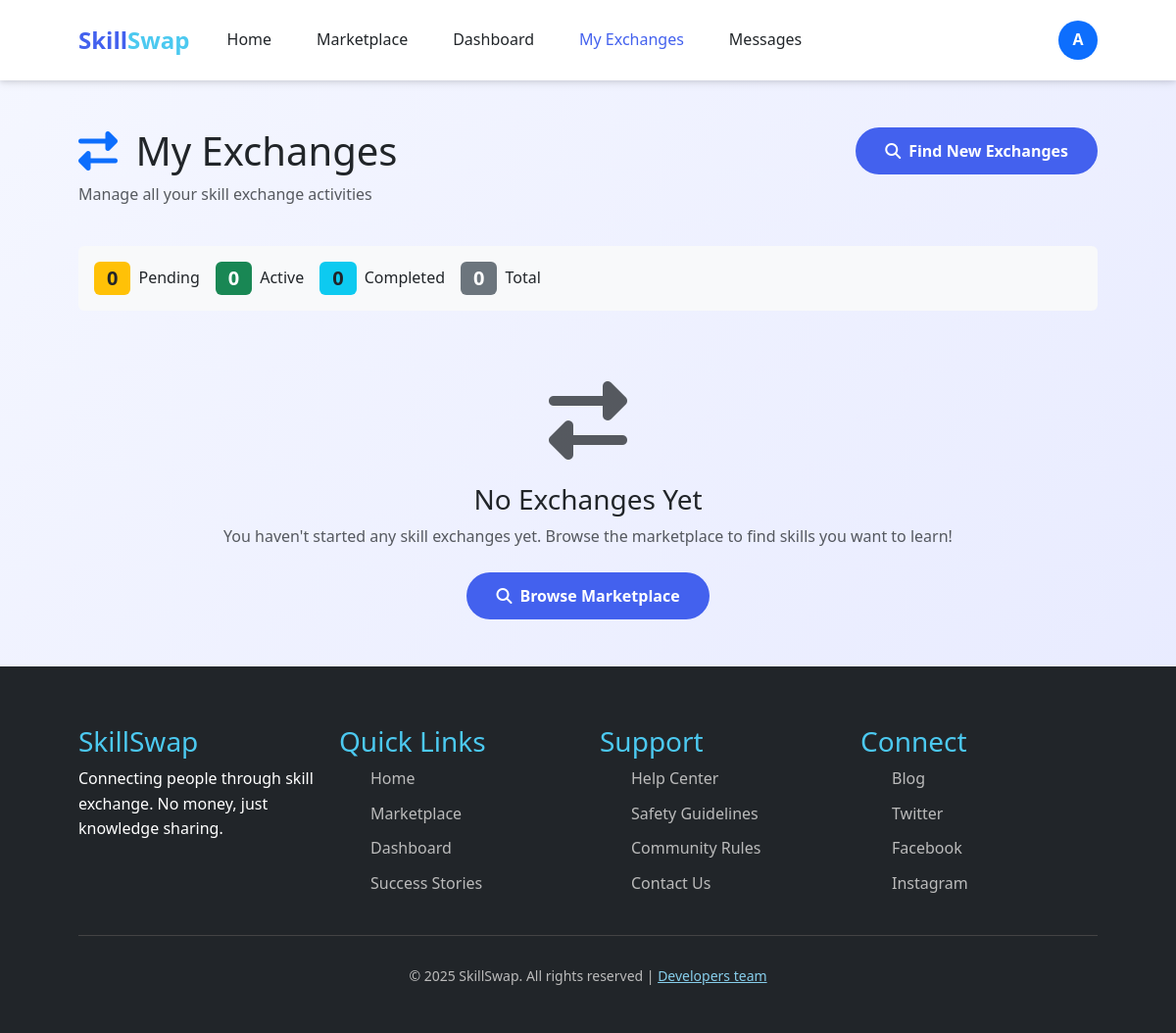
The app's page /exchanges/ (signed in), older data.
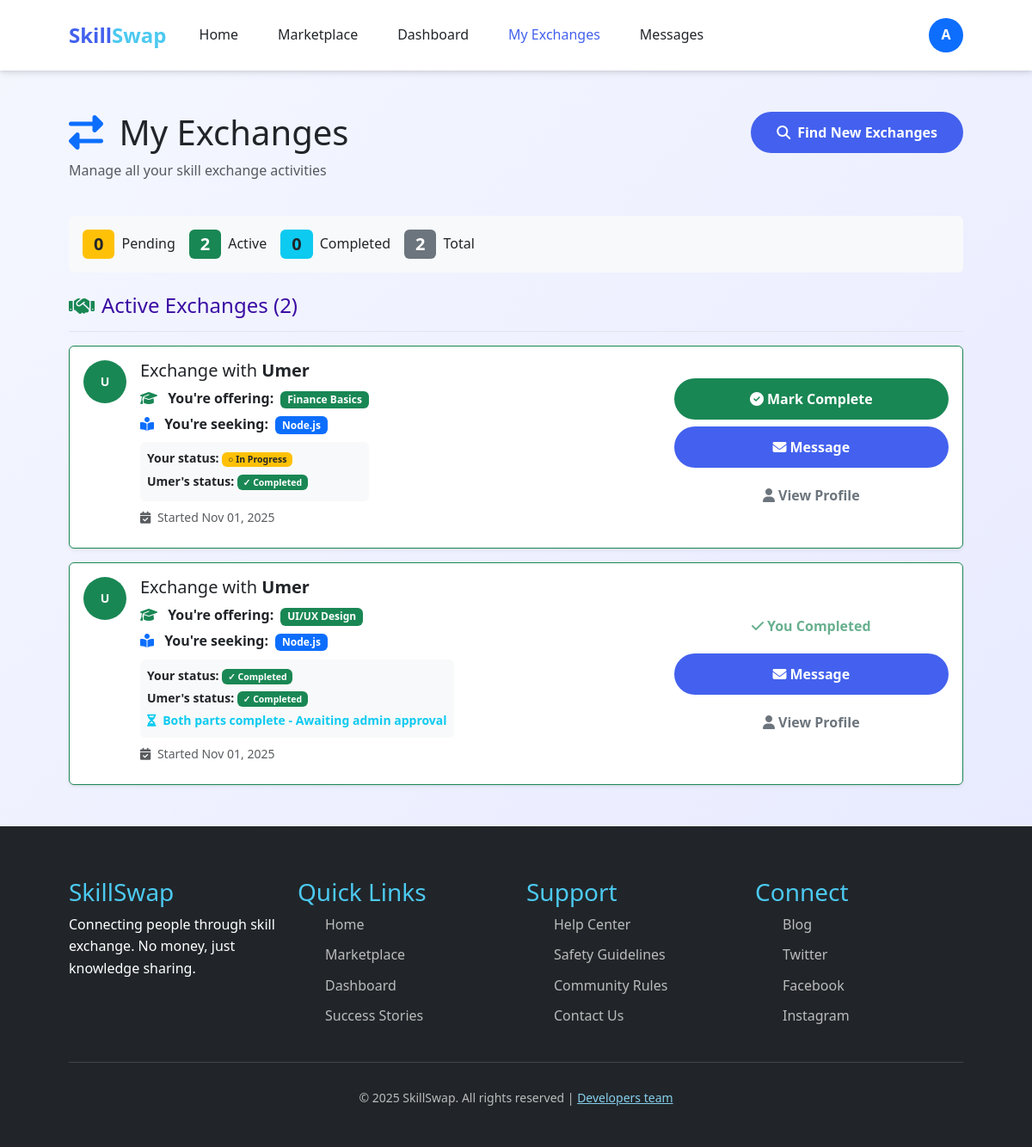
The same page, newer data.
### main/models.py (models this page shows, shortened)
class UserProfile(models.Model):
    user = models.OneToOneField(User, on_delete=models.CASCADE)
    full_name = models.CharField(max_length=150)
    bio = models.TextField()
    location = models.CharField(max_length=100)
    certifications = models.FileField(
        upload_to="certifications/", blank=True, null=True
    )
    created_at = models.DateTimeField(auto_now_add=True)

class Skill(models.Model):
    name = models.CharField(max_length=100, unique=True)
    category = models.ForeignKey(
        Category,
        on_delete=models.SET_NULL,
        null=True,
        blank=True,
        related_name="skills",
    )

class Exchange(models.Model):
    STATUS_CHOICES = [
        ("pending", "Pending"),
        ("active", "Active"),
        ("completed", "Completed"),
        ("dispute", "Dispute"),
        ("cancelled", "Cancelled"),
    ]
    user1 = models.ForeignKey(
        settings.AUTH_USER_MODEL,
        on_delete=models.CASCADE,
        related_name="exchanges_as_user1",
    )
    user2 = models.ForeignKey(
        settings.AUTH_USER_MODEL,
        on_delete=models.CASCADE,
        related_name="exchanges_as_user2",
    )
    skill1 = models.ForeignKey(
        Skill, on_delete=models.SET_NULL, null=True, related_name="offered_exchanges"
    )
    skill2 = models.ForeignKey(
        Skill, on_delete=models.SET_NULL, null=True, related_name="received_exchanges"
    )
    status = models.CharField(max_length=20, choices=STATUS_CHOICES, default="pending")
    start_date = models.DateTimeField(auto_now_add=True)
    end_date = models.DateTimeField(null=True, blank=True)
    notes = models.TextField(blank=True)
    last_updated = models.DateTimeField(auto_now=True)
    user1_completed = models.BooleanField(default=False, help_text="User1 marked their part as complete")
    user2_completed = models.BooleanField(default=False, help_text="User2 marked their part as complete")
    user1_completed_date = models.DateTimeField(null=True, blank=True)
    user2_completed_date = models.DateTimeField(null=True, blank=True)
    admin_approved = models.BooleanField(default=False, help_text="Admin verified both users completed the exchange")
    admin_approved_date = models.DateTimeField(null=True, blank=True)
    admin_notes = models.TextField(blank=True, help_text="Admin notes about this exchange")
    def both_users_completed(self):
        return self.user1_completed and self.user2_completed
    def completion_status(self):
        if self.admin_approved:
            return "Admin Approved"
        elif self.both_users_completed():
            return "Awaiting Admin Approval"
        elif self.user1_completed or self.user2_completed:
            return "Partially Complete"
        else:
            return "In Progress"
    class Meta:
        ordering = ["-start_date"]
        verbose_name = "Exchange"
        verbose_name_plural = "Exchanges"
        indexes = [
            models.Index(fields=["status"]),
            models.Index(fields=["user1", "status"]),
            models.Index(fields=["user2", "status"]),
            models.Index(fields=["-start_date"]),
        ]

### main/views.py (the view)
# urls.py: path('exchanges/', views.exchanges_view, name='exchanges'),
@login_required
def exchanges_view(request):
    user = request.user
    no_unseen_messages = Message.objects.filter(
        receiver=request.user, is_read=False
    ).count()
    all_exchanges = (
        Exchange.objects.filter(Q(user1=user) | Q(user2=user))
        .select_related(
            "user1",
            "user2",
            "user1__userprofile",
            "user2__userprofile",
            "skill1",
            "skill2",
        )
        .order_by("-start_date")
    )
    pending_exchanges = []
    active_exchanges = []
    completed_exchanges = []
    other_exchanges = []
    for exchange in all_exchanges:
        other_user = exchange.user2 if exchange.user1 == user else exchange.user1
        other_user_name = (
            other_user.userprofile.full_name
            if hasattr(other_user, "userprofile") and other_user.userprofile.full_name
            else other_user.username
        )
        is_initiator = exchange.user1 == user
        my_completed = (
            exchange.user1_completed if is_initiator else exchange.user2_completed
        )
        their_completed = (
            exchange.user2_completed if is_initiator else exchange.user1_completed
        )
        exchange_data = {
            "id": exchange.id,
            "other_user": other_user,
            "other_user_name": other_user_name,
            "is_initiator": is_initiator,
            "my_skill": exchange.skill1 if is_initiator else exchange.skill2,
            "their_skill": exchange.skill2 if is_initiator else exchange.skill1,
            "status": exchange.status,
            "start_date": exchange.start_date,
            "last_updated": exchange.last_updated,
            "notes": exchange.notes,
            "my_completed": my_completed,
            "their_completed": their_completed,
            "admin_approved": exchange.admin_approved,
            "completion_status": exchange.completion_status(),
        }
        if exchange.status == "pending":
            pending_exchanges.append(exchange_data)
        elif exchange.status == "active":
            active_exchanges.append(exchange_data)
        elif exchange.status == "completed":
            completed_exchanges.append(exchange_data)
        else:
            other_exchanges.append(exchange_data)
    context = {
        "pending_exchanges": pending_exchanges,
        "active_exchanges": active_exchanges,
        "completed_exchanges": completed_exchanges,
        "other_exchanges": other_exchanges,
        "total_count": all_exchanges.count(),
        "unseen_messages": no_unseen_messages,
    }
    return render(request, "exchanges.html", context)

### main/templates/exchanges.html (shortened to what the changed rows need)
{% extends 'base.html' %}
{% load static %}
{% block content %}
<div class="container mt-5">
    <div class="row mb-4">
        <div class="col-md-8">
            <h1><i class="fas fa-exchange-alt me-2 text-primary"></i> My Exchanges</h1>
        </div>
    </div>
    <div class="row mb-4">
        <div class="col-12">
            <div class="stats-summary d-flex flex-wrap gap-3 p-3 bg-light rounded">
                <div class="stat-item">
                    <span class="badge bg-success fs-5">{{ active_exchanges|length }}</span>
                    <span class="ms-2">Active</span>
                </div>
                <div class="stat-item">
                    <span class="badge bg-secondary fs-5">{{ total_count }}</span>
                    <span class="ms-2">Total</span>
                </div>
            </div>
        </div>
    </div>
    {% if active_exchanges %}
    <div class="exchange-section mb-5">
        <div class="section-header d-flex align-items-center mb-3">
            <i class="fas fa-handshake text-success me-2 fs-4"></i>
            <h2 class="mb-0">Active Exchanges ({{ active_exchanges|length }})</h2>
        </div>
        {% for exchange in active_exchanges %}
        <div class="card mb-3 shadow-sm border-success">
            <div class="card-body">
                <div class="row align-items-center">
                    <div class="col-md-8">
                        <div class="d-flex align-items-start mb-2">
                            <div class="user-avatar-small bg-success text-white rounded-circle me-3 d-flex justify-content-center align-items-center" style="width:50px;height:50px;">
                                {{ exchange.other_user_name|slice:":1"|upper }}
                            </div>
                            <div>
                                <h5 class="mb-1">Exchange with <strong>{{ exchange.other_user_name }}</strong></h5>
                                <div class="exchange-details mt-2">
                                    <p class="mb-1">
                                        <i class="fas fa-graduation-cap text-success me-2"></i>
                                        <strong>You're offering:</strong>
                                        <span class="badge bg-success ms-1">{{ exchange.my_skill.name }}</span>
                                    </p>
                                    <p class="mb-1">
                                        <i class="fas fa-book-reader text-primary me-2"></i>
                                        <strong>You're seeking:</strong>
                                        <span class="badge bg-primary ms-1">{{ exchange.their_skill.name }}</span>
                                    </p>
                                    <div class="mt-2 p-2 bg-light rounded">
                                        <p class="mb-1 small">
                                            <strong>Your status:</strong>
                                            {% if exchange.my_completed %}
                                                <span class="badge bg-success">✓ Completed</span>
                                            {% else %}
                                                <span class="badge bg-warning text-dark">○ In Progress</span>
                                            {% endif %}
                                        </p>
                                        <p class="mb-1 small">
                                            <strong>{{ exchange.other_user_name }}'s status:</strong>
                                            {% if exchange.their_completed %}
                                                <span class="badge bg-success">✓ Completed</span>
                                            {% else %}
                                                <span class="badge bg-warning text-dark">○ In Progress</span>
                                            {% endif %}
                                        </p>
                                        {% if exchange.completion_status == "Awaiting Admin Approval" %}
                                        <p class="mb-0 small text-info">
                                            <i class="fas fa-hourglass-half me-1"></i>
                                            <strong>Both parts complete - Awaiting admin approval</strong>
                                        </p>
                                        {% endif %}
                                    </div>
                                </div>
                                <p class="text-muted small mb-0 mt-2">
                                    <i class="fas fa-calendar-check me-1"></i>
                                    Started {{ exchange.start_date|date:"M d, Y" }}
                                </p>
                            </div>
                        </div>
                    </div>
                    <div class="col-md-4 text-md-end">
                        {% if not exchange.my_completed and not exchange.admin_approved %}
                        <form method="post" action="{% url 'mark_exchange_complete' exchange.id %}" class="mb-2" onsubmit="return confirm('Mark your part of this exchange as complete?')">
                            <button type="submit" class="btn btn-success btn-sm w-100">
                                <i class="fas fa-check-circle me-1"></i>Mark Complete
                            </button>
                        </form>
                        {% elif exchange.my_completed and not exchange.admin_approved %}
                        <button class="btn btn-outline-success btn-sm mb-2 w-100" disabled>
                            <i class="fas fa-check me-1"></i>You Completed
                        </button>
                        {% endif %}
                        <a href="{% url 'conversation' exchange.other_user.id %}"
                           class="btn btn-primary btn-sm mb-2 w-100">
                            <i class="fas fa-envelope me-1"></i>Message
                        </a>
                        <a href="{% url 'profile' exchange.other_user.id %}"
                           class="btn btn-outline-secondary btn-sm w-100">
                            <i class="fas fa-user me-1"></i>View Profile
                        </a>
                    </div>
                </div>
            </div>
        </div>
        {% endfor %}
    </div>
    {% endif %}
    {% if not pending_exchanges and not active_exchanges and not completed_exchanges and not other_exchanges %}
    <div class="text-center py-5">
        <i class="fas fa-exchange-alt fa-5x text-muted mb-4"></i>
        <h3>No Exchanges Yet</h3>
        <p class="text-muted mb-4">You haven't started any skill exchanges yet. Browse the marketplace to find skills you want to learn!</p>
        <a href="{% url 'marketplace' %}" class="btn btn-primary btn-lg">
            <i class="fas fa-search me-2"></i>Browse Marketplace
        </a>
    </div>
    {% endif %}
</div>
{% endblock content %}

Row changes from the older to the newer data that the page shows:
added UserProfile: other_user_name "U" "U", other_user_name "Umer" "Umer", other_user_name "Umer" "Umer"
now on this page (row unchanged): Skill: my_skill.name "Finance Basics"
now on this page (row unchanged): Skill: their_skill.name "Node.js" "Node.js"
added Exchange: start_date "Nov 01, 2025"
now on this page (row unchanged): Skill: my_skill.name "UI/UX Design"
added Exchange: start_date "Nov 01, 2025"
Text that changed along with them:
{{ active_exchanges|length }}: "0" → "2"
{{ total_count }}: "0" → "2"
{{ active_exchanges|length }}: (not shown) → "2"
text no longer shown: "No Exchanges Yet You haven't started any skill exchanges yet. Browse the marketplace to find skills you want to learn! Browse Marketplace"
text now shown: "Active Exchanges ( )"
new list line: "Exchange with You're offering: You're seeking: Your status: ○ In Progress 's status: ✓ Completed Started Mark Complete Message View Profile"
new list line: "Exchange with You're offering: You're seeking: Your status: ✓ Completed 's status: ✓ Completed Both parts complete - Awaiting admin approval Started You Completed Message View Profile"
